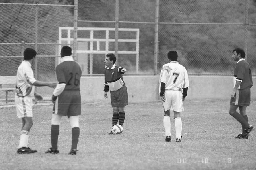
#> input picture program/GraduationProject/img/train/USCPedestrianSetC/PedestrianMultiViewTestSet/10-08-00c-00.bmp, 268 x 170 px
$ python -i main.py   (imports and definitions only)   (older library calls are emulated)
#> lines starting #> are read from the running program, lines starting #| are printed output that depends on the picture
#> further down, picture is the input picture: shape (170, 268, 3); min 7, max 255, mean 149.8
# https://blog.csdn.net/ppp8300885/article/details/71078555

from tkinter import W
import cv2
import numpy as np
import math
import matplotlib.pyplot as plt
import os

# [1 line not run here, left out]


class Hog_descriptor():
    def __init__(self, img, cell_size=16, bin_size=8):
#> called with cell_size = 16, bin_size = 8
        self.img = img
        self.img = np.sqrt(img / np.max(img))
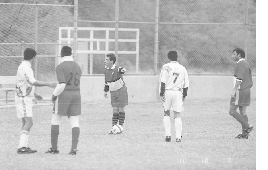
#> self.img: shape (170, 268, 3) float64; min 0.166, max 1, mean 0.756
        self.img = img * 255
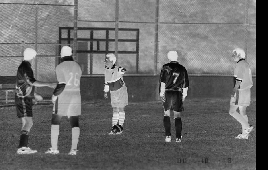
#> self.img: shape (170, 268, 3); min 1, max 249, mean 106.2
        self.cell_size = cell_size
        self.bin_size = bin_size
        self.angle_unit = int(360 / self.bin_size)
        assert type(self.bin_size) == int # "bin_size should be integer,"
        assert type(self.cell_size) == int # "cell_size should be integer,"
        assert type(self.angle_unit) == int # "bin_size should be divisible by 360"

    def extract(self):
#> (the run stopped early here; a loop or call above may not have finished)

$ run again, on program/GraduationProject/img/train/USCPedestrianSetC/PedestrianMultiViewTestSet/group_68.bmp
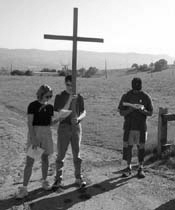
#> input picture program/GraduationProject/img/train/USCPedestrianSetC/PedestrianMultiViewTestSet/group_68.bmp, 175 x 210 px
#> picture is the input picture: shape (210, 175, 3); min 0, max 255, mean 140.6
#> in __init__, `self.img = np.sqrt(img / np.max(img))`:
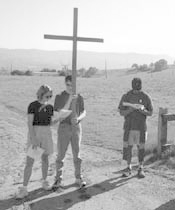
#> self.img: shape (210, 175, 3) float64; min 0, max 1, mean 0.715
#> in __init__, `self.img = img * 255`:
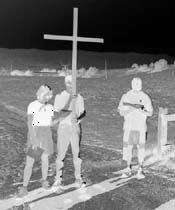
#> self.img: shape (210, 175, 3); min 0, max 255, mean 115.3

$ run again, on program/GraduationProject/img/train/USCPedestrianSetC/PedestrianMultiViewTestSet/hiking_230.bmp
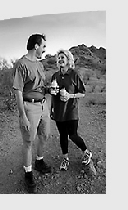
#> input picture program/GraduationProject/img/train/USCPedestrianSetC/PedestrianMultiViewTestSet/hiking_230.bmp, 128 x 210 px
#> picture is the input picture: shape (210, 128, 3); min 0, max 255, mean 147.6
#> in __init__, `self.img = np.sqrt(img / np.max(img))`:
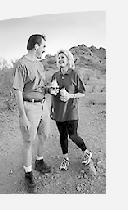
#> self.img: shape (210, 128, 3) float64; min 0, max 1, mean 0.723
#> in __init__, `self.img = img * 255`:
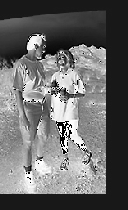
#> self.img: shape (210, 128, 3); min 0, max 255, mean 105.2

$ run again, on program/GraduationProject/img/train/USCPedestrianSetC/PedestrianMultiViewTestSet/hiking_428.bmp
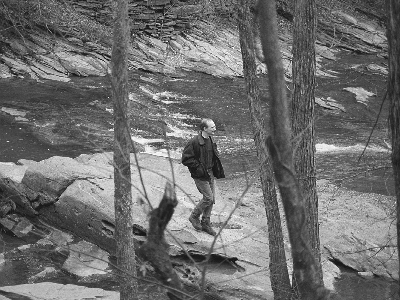
#> input picture program/GraduationProject/img/train/USCPedestrianSetC/PedestrianMultiViewTestSet/hiking_428.bmp, 400 x 300 px
#> picture is the input picture: shape (300, 400, 3); min 9, max 254, mean 109.8
#> in __init__, `self.img = np.sqrt(img / np.max(img))`:
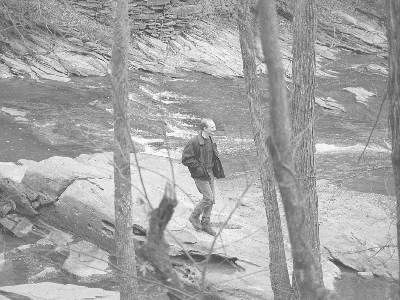
#> self.img: shape (300, 400, 3) float64; min 0.188, max 1, mean 0.643
#> in __init__, `self.img = img * 255`:
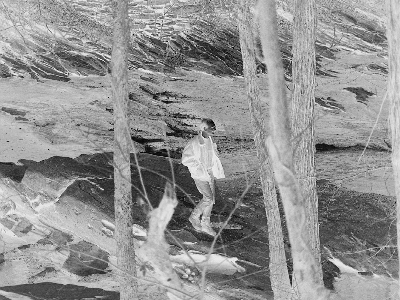
#> self.img: shape (300, 400, 3); min 2, max 247, mean 146.2
